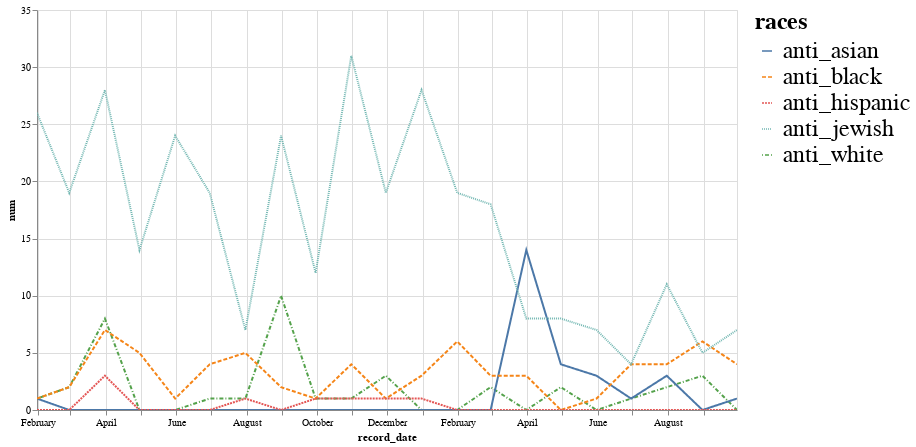

Notebook code for this chart:
### Code cell
alt.Chart(hate_crimes).transform_fold(
    fold=['anti_white', 'anti_asian', 'anti_black', 'anti_jewish', 'anti_hispanic'],
    as_=['races', 'num']
).mark_line().encode(
    x='record_date:T',
    y='num:Q',
    color='races:N',
    strokeDash='races:N',
).properties(
    width=700,
    height=400
).configure_legend(
    labelFontSize=24,
    titleFontSize=24,
).interactive()

### Figure 1 — Vega-Lite specification as saved in the notebook (floating-point values rounded to 4 significant figures)
{"config": {"view": {"continuousWidth": 400, "continuousHeight": 300}, "legend": {"labelFontSize": 24, "titleFontSize": 24}}, "data": {"name": "data-88300738119baf77183321318a89ca69"}, "mark": "line", "encoding": {"color": {"type": "nominal", "field": "races"}, "strokeDash": {"type": "nominal", "field": "races"}, "x": {"type": "temporal", "field": "record_date"}, "y": {"type": "quantitative", "field": "num"}}, "height": 400, "selection": {"selector002": {"type": "interval", "bind": "scales", "encodings": ["x", "y"]}}, "transform": [{"fold": ["anti_white", "anti_asian", "anti_black", "anti_jewish", "anti_hispanic"], "as": ["races", "num"]}], "width": 700, "$schema": "https://vega.github.io/schema/vega-lite/v4.8.1.json", "datasets": {"data-88300738119baf77183321318a89ca69": [{"record_date": "2019-01-31T00:00:00", "anti_white": 1, "anti_asian": 1, "anti_black": 1, "anti_jewish": 26, "anti_hispanic": 0}, {"record_date": "2019-02-28T00:00:00", "anti_white": 2, "anti_asian": 0, "anti_black": 2, "anti_jewish": 19, "anti_hispanic": 0}, {"record_date": "2019-03-31T00:00:00", "anti_white": 8, "anti_asian": 0, "anti_black": 7, "anti_jewish": 28, "anti_hispanic": 3}, {"record_date": "2019-04-30T00:00:00", "anti_white": 0, "anti_asian": 0, "anti_black": 5, "anti_jewish": 14, "anti_hispanic": 0}, {"record_date": "2019-05-31T00:00:00", "anti_white": 0, "anti_asian": 0, "anti_black": 1, "anti_jewish": 24, "anti_hispanic": 0}, {"record_date": "2019-06-30T00:00:00", "anti_white": 1, "anti_asian": 0, "anti_black": 4, "anti_jewish": 19, "anti_hispanic": 0}, {"record_date": "2019-07-31T00:00:00", "anti_white": 1, "anti_asian": 0, "anti_black": 5, "anti_jewish": 7, "anti_hispanic": 1}, {"record_date": "2019-08-31T00:00:00", "anti_white": 10, "anti_asian": 0, "anti_black": 2, "anti_jewish": 24, "anti_hispanic": 0}, {"record_date": "2019-09-30T00:00:00", "anti_white": 1, "anti_asian": 0, "anti_black": 1, "anti_jewish": 12, "anti_hispanic": 1}, {"record_date": "2019-10-31T00:00:00", "anti_white": 1, "anti_asian": 0, "anti_black": 4, "anti_jewish": 31, "anti_hispanic": 1}, {"record_date": "2019-11-30T00:00:00", "anti_white": 3, "anti_asian": 0, "anti_black": 1, "anti_jewish": 19, "anti_hispanic": 1}, {"record_date": "2019-12-31T00:00:00", "anti_white": 0, "anti_asian": 0, "anti_black": 3, "anti_jewish": 28, "anti_hispanic": 1}, {"record_date": "2020-01-31T00:00:00", "anti_white": 0, "anti_asian": 0, "anti_black": 6, "anti_jewish": 19, "anti_hispanic": 0}, {"record_date": "2020-02-29T00:00:00", "anti_white": 2, "anti_asian": 0, "anti_black": 3, "anti_jewish": 18, "anti_hispanic": 0}, {"record_date": "2020-03-31T00:00:00", "anti_white": 0, "anti_asian": 14, "anti_black": 3, "anti_jewish": 8, "anti_hispanic": 0}, {"record_date": "2020-04-30T00:00:00", "anti_white": 2, "anti_asian": 4, "anti_black": 0, "anti_jewish": 8, "anti_hispanic": 0}, {"record_date": "2020-05-31T00:00:00", "anti_white": 0, "anti_asian": 3, "anti_black": 1, "anti_jewish": 7, "anti_hispanic": 0}, {"record_date": "2020-06-30T00:00:00", "anti_white": 1, "anti_asian": 1, "anti_black": 4, "anti_jewish": 4, "anti_hispanic": 0}, {"record_date": "2020-07-31T00:00:00", "anti_white": 2, "anti_asian": 3, "anti_black": 4, "anti_jewish": 11, "anti_hispanic": 0}, {"record_date": "2020-08-31T00:00:00", "anti_white": 3, "anti_asian": 0, "anti_black": 6, "anti_jewish": 5, "anti_hispanic": 0}, {"record_date": "2020-09-30T00:00:00", "anti_white": 0, "anti_asian": 1, "anti_black": 4, "anti_jewish": 7, "anti_hispanic": 0}]}}
